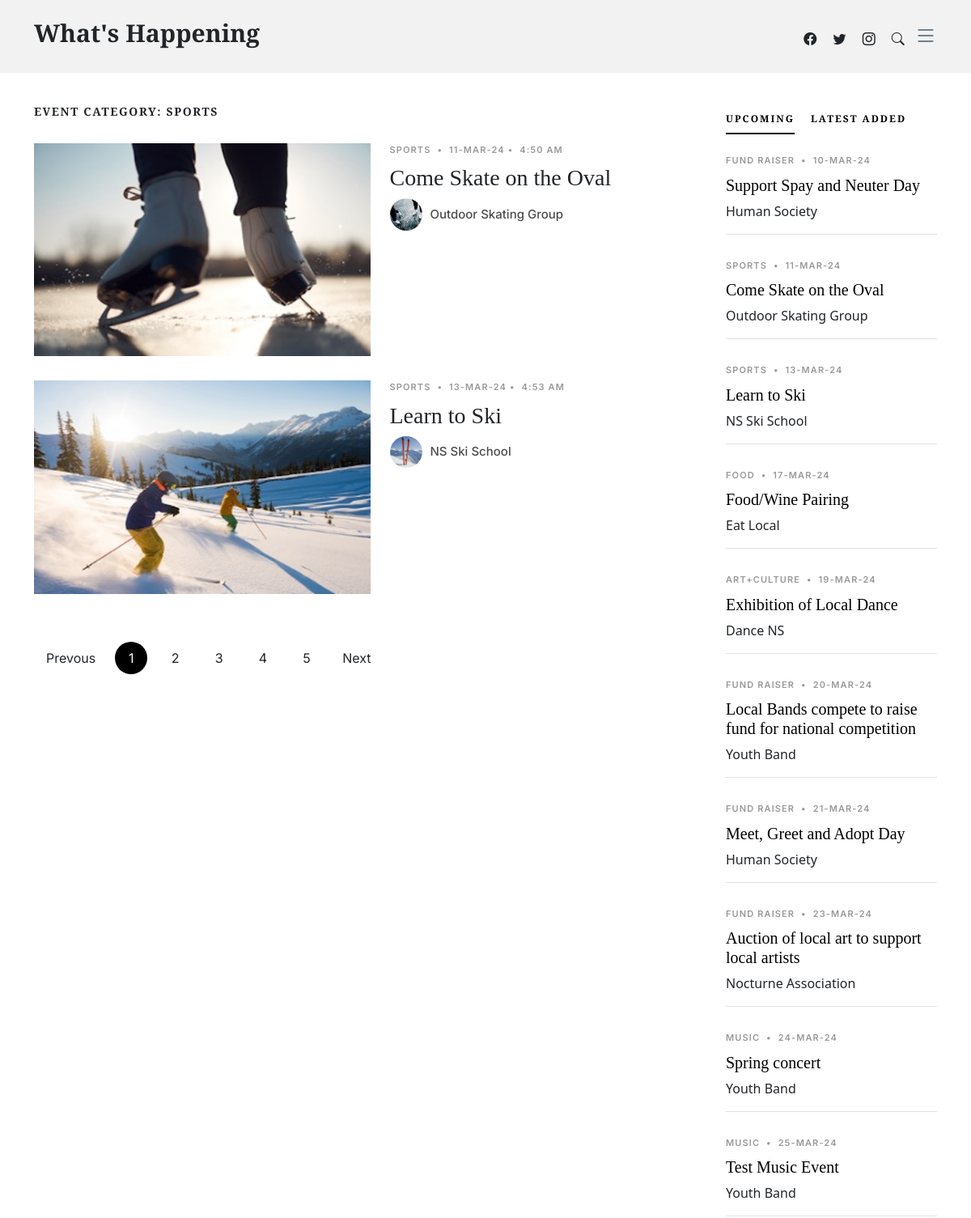
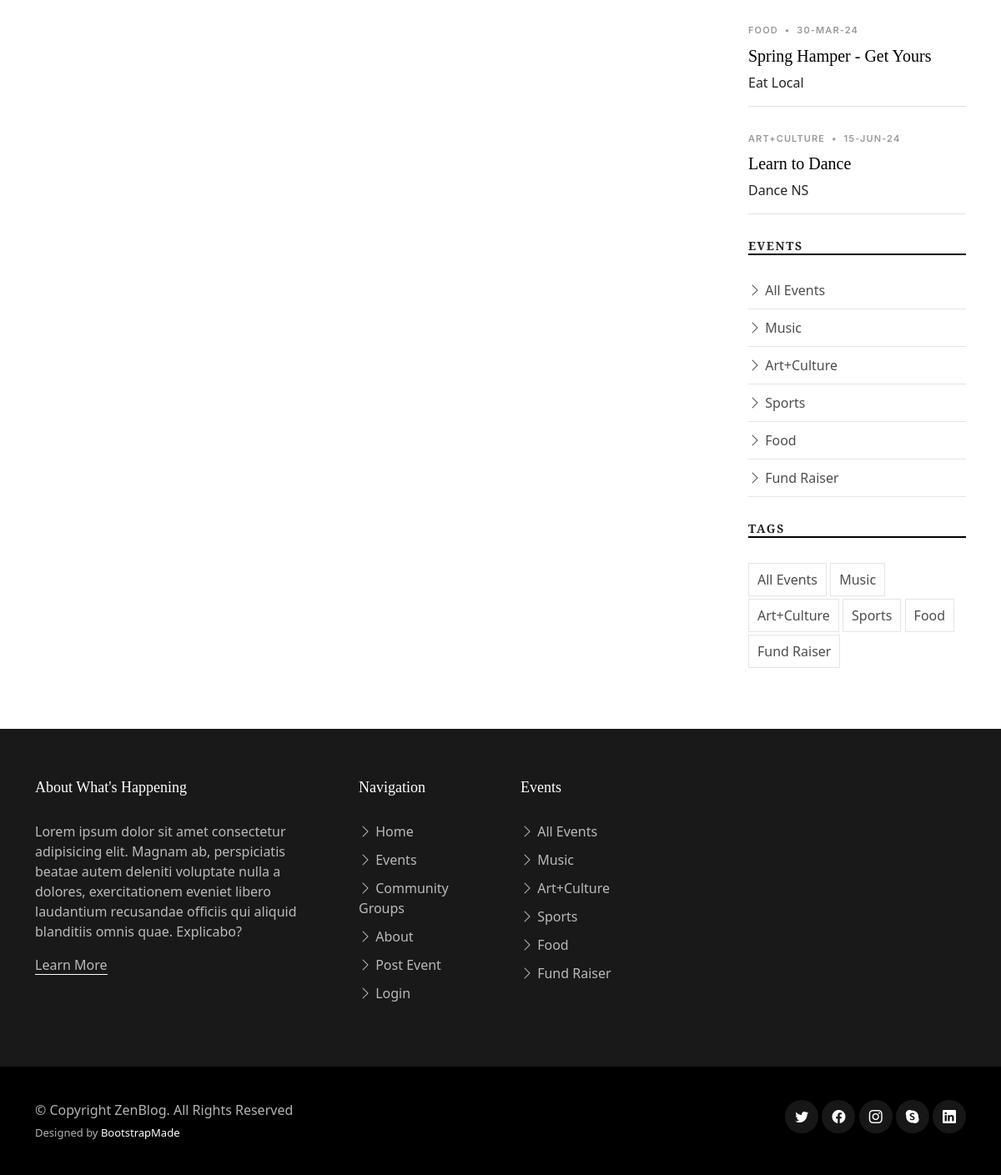
The app's page /events.php?category=Sports with its own data (2 pictures, top to bottom).
### tables this page shows
CREATE TABLE `events` (
  `EventID` int(11) NOT NULL,
  `EventTypeID` int(11) NOT NULL,
  `GroupID` int(11) NOT NULL,
  `EventDate` timestamp NOT NULL DEFAULT CURRENT_TIMESTAMP,
  `SubmitDate` timestamp NOT NULL DEFAULT CURRENT_TIMESTAMP,
  `EventTitle` varchar(100) NOT NULL,
  `EventImage` varchar(50) NOT NULL,
  `EventDesc` text NOT NULL
);

CREATE TABLE `eventtypes` (
  `EventTypeID` int(11) NOT NULL,
  `EventType` varchar(100) NOT NULL
);

CREATE TABLE `groups` (
  `GroupID` int(11) NOT NULL,
  `GroupName` varchar(100) NOT NULL,
  `GroupImage` varchar(50) NOT NULL,
  `GroupType` varchar(100) NOT NULL,
  `GroupDesc` text NOT NULL,
  `ContactName` varchar(255) NOT NULL,
  `ContactEmail` varchar(255) NOT NULL
);

### events.php (the view, shortened to what this page needs)
<!DOCTYPE html>
<html lang="en">
<head>
  <link href="assets/vendor/bootstrap/css/bootstrap.min.css" rel="stylesheet">
  <link href="assets/vendor/bootstrap-icons/bootstrap-icons.css" rel="stylesheet">
  <link href="assets/vendor/swiper/swiper-bundle.min.css" rel="stylesheet">
  <link href="assets/vendor/glightbox/css/glightbox.min.css" rel="stylesheet">
  <link href="assets/vendor/aos/aos.css" rel="stylesheet">
  <link href="assets/css/variables.css" rel="stylesheet">
  <link href="assets/css/main.css" rel="stylesheet">
</head>
<body>
  <header id="header" class="header d-flex align-items-center fixed-top">
    <div class="container-fluid container-xl d-flex align-items-center justify-content-between">
      <a href="index.php" class="logo d-flex align-items-center">
        <h1>What's Happening</h1>
      </a>
      <div class="position-relative">
        <a href="#" class="mx-2"><span class="bi-facebook"></span></a>
        <a href="#" class="mx-2"><span class="bi-twitter"></span></a>
        <a href="#" class="mx-2"><span class="bi-instagram"></span></a>
        <a href="#" class="mx-2 js-search-open"><span class="bi-search"></span></a>
        <i class="bi bi-list mobile-nav-toggle"></i>
      </div>
    </div>
  </header>
  <main id="main">
    <section>
      <div class="container">
        <div class="row">
          <div class="col-md-9" data-aos="fade-up">
            <?php
              if (!isset($_GET['category'])) {
                echo "<h3 class=\"category-title\">Event Category: All</h3>";
              }
              else {
                $category = $_GET['category'];
                if ($category == "Art Culture") {
                  $category = "Art+Culture";
                  echo "<h3 class=\"category-title\">Event Category: Art+Culture</h3>";
                }
                else {
                  echo "<h3 class=\"category-title\">Event Category: $category</h3>";
                }
              }
              require_once 'serverlogin.php';
              $conn = new mysqli($db_hostname, $db_username, $db_password, $db_database);
              mysqli_select_db($conn, $db_database) or die("Cannot select the database".mysqli_connect_error());
              if (isset($category)) {
                $eventQuery = "SELECT EventID, EventTitle, EventImage, EventDate, GroupName, GroupImage, EventType FROM Events, Groups, EventTypes WHERE Events.GroupID = Groups.GroupID AND Events.EventTypeID = EventTypes.EventTypeID AND EventTypes.EventType = '$category' ORDER BY EventDate";
              }
              else {
                $eventQuery = "SELECT EventID, EventTitle, EventImage, EventDate, GroupName, GroupImage, EventType FROM Events, Groups, EventTypes WHERE Events.GroupID = Groups.GroupID AND Events.EventTypeID = EventTypes.EventTypeID ORDER BY EventDate";
              }
              $result = mysqli_query($conn, $eventQuery);
              if ($result->num_rows > 0) {
                while ($row = $result->fetch_assoc()) {
                  $eventID = $row['EventID'];
                  $title = $row['EventTitle'];
                  $eventImg = $row['EventImage'];
                  $group = $row['GroupName'];
                  $groupImg = $row['GroupImage'];
                  $type = $row['EventType'];
                  $eventDate = explode(" ", $row['EventDate']);
                  $date = date_create($eventDate[0]);
                  $time = date_create($eventDate[1]);
                  $formatDate = date_format($date, "d-M-y");
                  $formatTime = date_format($time, "g:i A");
                  $section = <<<HTML
                  <div class="d-md-flex post-entry-2 half">
                    <a href="single-post.php?eventNumber=$eventID" class="me-4 thumbnail">
                      <img src=$eventImg alt="" class="img-fluid">
                    </a>
                    <div>
                      <div class="post-meta"><span class="date">$type</span> <span class="mx-1">&bullet;</span> <span>$formatDate</span><span class="mx-1">&bullet;</span> <span>$formatTime</span></div>
                      <h3><a href="single-post.php?eventNumber=$eventID">$title</a></h3>
                      <div class="d-flex align-items-center author">
                        <div class="photo"><img src=$groupImg alt="" class="img-fluid"></div>
                        <div class="name">
                          <h3 class="m-0 p-0">$group</h3>
                        </div>
                      </div>
                    </div>
                  </div>
                HTML;
                echo $section;
              }
            }
            ?>
            <div class="text-start py-4">
              <div class="custom-pagination">
                <a href="#" class="prev">Prevous</a>
                <a href="#" class="active">1</a>
                <a href="#">2</a>
                <a href="#">3</a>
                <a href="#">4</a>
                <a href="#">5</a>
                <a href="#" class="next">Next</a>
              </div>
            </div>
          </div>
          <div class="col-md-3">
            <div class="aside-block">
              <ul class="nav nav-pills custom-tab-nav mb-4" id="pills-tab" role="tablist">
                <li class="nav-item" role="presentation">
                  <button class="nav-link active" id="pills-popular-tab" data-bs-toggle="pill" data-bs-target="#pills-popular" type="button" role="tab" aria-controls="pills-popular" aria-selected="true">Upcoming</button>
                </li>
                <li class="nav-item" role="presentation">
                  <button class="nav-link" id="pills-latest-tab" data-bs-toggle="pill" data-bs-target="#pills-latest" type="button" role="tab" aria-controls="pills-latest" aria-selected="false">Latest Added</button>
                </li>
              </ul>
              <div class="tab-content" id="pills-tabContent">
                <div class="tab-pane fade show active" id="pills-popular" role="tabpanel" aria-labelledby="pills-popular-tab">
                  <?php
                    $upcomingQuery = "SELECT EventID, EventTitle, GroupName, EventType, EventDate FROM Events, Groups, EventTypes WHERE Events.GroupID = Groups.GroupID AND Events.EventTypeID = EventTypes.EventTypeID ORDER BY EventDate";
                    $upcomingEvents = mysqli_query($conn, $upcomingQuery);
                    if ($upcomingEvents->num_rows > 0) {
                      while ($row = $upcomingEvents->fetch_assoc()) {
                        $eventID = $row['EventID'];
                        $title = $row['EventTitle'];
                        $group = $row['GroupName'];
                        $type = $row['EventType'];
                        $eventDate = explode(" ", $row['EventDate']);
                        $date = date_create($eventDate[0]);
                        $formatDate = date_format($date, "d-M-y");
                        $section = <<<HTML
                          <div class="post-entry-1 border-bottom">
                            <div class="post-meta"><span class="date">$type</span> <span class="mx-1">&bullet;</span> <span>$formatDate</span></div>
                            <h2 class="mb-2"><a href="single-post.php?eventNumber=$eventID">$title</a></h2>
                            <span class="author mb-3 d-block">$group</span>
                          </div>
                        HTML;
                        echo $section;
                      }
                    }
                  ?>
                </div>
              </div>
            </div>
            <div class="aside-block">
              <h3 class="aside-title">Events</h3>
              <ul class="aside-links list-unstyled">
                <li><a href="events.php"><i class="bi bi-chevron-right"></i> All Events</a></li>
                <li><a href="events.php?category=Music"><i class="bi bi-chevron-right"></i> Music</a></li>
                <li><a href="events.php?category=Art+Culture"><i class="bi bi-chevron-right"></i> Art+Culture</a></li>
                <li><a href="events.php?category=Sports"><i class="bi bi-chevron-right"></i> Sports</a></li>
                <li><a href="events.php?category=Food"><i class="bi bi-chevron-right"></i> Food</a></li>
                <li><a href="events.php?category=Fund Raiser"><i class="bi bi-chevron-right"></i> Fund Raiser</a></li>
              </ul>
            </div>
            <div class="aside-block">
              <h3 class="aside-title">Tags</h3>
              <ul class="aside-tags list-unstyled">
                <li><a href="events.php">All Events</a></li>
                <li><a href="events.php?category=Music">Music</a></li>
                <li><a href="events.php?category=Art+Culture">Art+Culture</a></li>
                <li><a href="events.php?category=Sports">Sports</a></li>
                <li><a href="events.php?category=Food">Food</a></li>
                <li><a href="events.php?category=Fund Raiser">Fund Raiser</a></li>
              </ul>
            </div>
          </div>
        </div>
      </div>
    </section>
  </main>
  <footer id="footer" class="footer">
    <div class="footer-content">
      <div class="container">
      <div class="row g-5">
          <div class="col-lg-4">
            <h3 class="footer-heading">About What's Happening</h3>
            <p>Lorem ipsum dolor sit amet consectetur adipisicing elit. Magnam ab, perspiciatis beatae autem deleniti voluptate nulla a dolores, exercitationem eveniet libero laudantium recusandae officiis qui aliquid blanditiis omnis quae. Explicabo?</p>
            <p><a href="about.php" class="footer-link-more">Learn More</a></p>
          </div>
          <div class="col-6 col-lg-2">
            <h3 class="footer-heading">Navigation</h3>
            <ul class="footer-links list-unstyled">
              <li><a href="index.php"><i class="bi bi-chevron-right"></i> Home</a></li>
              <li><a href="events.php"><i class="bi bi-chevron-right"></i> Events</a></li>
              <li><a href="groups.php"><i class="bi bi-chevron-right"></i> Community Groups</a></li>
              <li><a href="about.php"><i class="bi bi-chevron-right"></i> About</a></li>
              <li><a href="post.php"><i class="bi bi-chevron-right"></i> Post Event</a></li>
              <li><a href="login.php"><i class="bi bi-chevron-right"></i> Login</a></li>
            </ul>
          </div>
          <div class="col-6 col-lg-2">
            <h3 class="footer-heading">Events</h3>
            <ul class="footer-links list-unstyled">
              <li><a href="events.php"><i class="bi bi-chevron-right"></i> All Events</a></li>
              <li><a href="events.php?category=Music"><i class="bi bi-chevron-right"></i> Music</a></li>
              <li><a href="events.php?category=Art+Culture"><i class="bi bi-chevron-right"></i> Art+Culture</a></li>
              <li><a href="events.php?category=Sports"><i class="bi bi-chevron-right"></i> Sports</a></li>
              <li><a href="events.php?category=Food"><i class="bi bi-chevron-right"></i> Food</a></li>
              <li><a href="events.php?category=Fund Raiser"><i class="bi bi-chevron-right"></i> Fund Raiser</a></li>
            </ul>
          </div>
        </div>
      </div>
    </div>
    <div class="footer-legal">
      <div class="container">
        <div class="row justify-content-between">
          <div class="col-md-6 text-center text-md-start mb-3 mb-md-0">
            <div class="copyright">
              © Copyright <strong><span>ZenBlog</span></strong>. All Rights Reserved
            </div>
            <div class="credits">
              Designed by <a href="https://bootstrapmade.com/">BootstrapMade</a>
            </div>
          </div>
          <div class="col-md-6">
            <div class="social-links mb-3 mb-lg-0 text-center text-md-end">
              <a href="#" class="twitter"><i class="bi bi-twitter"></i></a>
              <a href="#" class="facebook"><i class="bi bi-facebook"></i></a>
              <a href="#" class="instagram"><i class="bi bi-instagram"></i></a>
              <a href="#" class="google-plus"><i class="bi bi-skype"></i></a>
              <a href="#" class="linkedin"><i class="bi bi-linkedin"></i></a>
            </div>
          </div>
        </div>
      </div>
    </div>
  </footer>
</body>
</html>

### assets/css/variables.css (style rules this page uses)
:root { --font-default: 'EB Garamond', system-ui, -apple-system, "Segoe UI", Roboto, "Helvetica Neue", Arial, "Noto Sans", "Liberation Sans", sans-serif, "Apple Color Emoji", "Segoe UI Emoji", "Segoe UI Symbol", "Noto Color Emoji"; --font-primary: 'EB Garamond', serif; --font-secondary: 'Inter', sans-serif; --color-default: #212529; --color-default-rgb: 33, 37, 41; --color-links: #212529; --color-links-hover: #15171a; --color-primary: #212529; --color-primary-light: #26282c; --color-primary-dark: #0b0c0e; --color-primary-rgb: 33, 37, 41; --color-primary-light-rgb: 38, 40, 44; --color-primary-dark-rgb: 11, 12, 14; --color-secondary: #596d80; --color-secondary-light: #8498aa; --color-secondary-dark: #404f5c; --color-secondary-rgb: 89, 109, 128; --color-secondary-light-rgb: 132, 152, 170; --color-secondary-dark-rgb: 64, 79, 92; --color-blue: #0d6efd; --color-blue-rgb: 13, 110, 253; --color-indigo: #6610f2; --color-indigo-rgb: 102, 16, 242; --color-purple: #6f42c1; --color-purple-rgb: 111, 66, 193; --color-pink: #f3268c; --color-pink-rgb: 243, 38, 140; --color-red: #df1529; --color-red-rgb: 223, 21, 4; --color-orange: #fd7e14; --color-orange-rgb: 253, 126, 20; --color-yellow: #ffc107; --color-yellow-rgb: 255, 193, 7; --color-green: #059652; --color-green-rgb: 5, 150, 82; --color-teal: #20c997; --color-teal-rgb: 32, 201, 151; --color-cyan: #0dcaf0; --color-cyan-rgb: 13, 202, 240; --color-white: #ffffff; --color-white-rgb: 255, 255, 255; --color-gray: #6c757d; --color-gray-rgb: 108, 117, 125; --color-black: #000000; --color-black-rgb: 0, 0, 0; }
:root { --bs-blue: var(--color-blue); --bs-indigo: var(--color-indigo); --bs-purple: var(--color-purple); --bs-pink: var(--color-pink); --bs-red: var(--color-red); --bs-orange: var(--color-orange); --bs-yellow: var(--color-yellow); --bs-green: var(--color-green); --bs-teal: var(--color-teal); --bs-cyan: var(--color-cyan); --bs-white: var(--color-white); --bs-gray: var(--color-gray); --bs-gray-dark: #343a40; --bs-gray-100: #f8f9fa; --bs-gray-200: #e9ecef; --bs-gray-300: #dee2e6; --bs-gray-400: #ced4da; --bs-gray-500: #adb5bd; --bs-gray-600: #6c757d; --bs-gray-700: #495057; --bs-gray-800: #343a40; --bs-gray-900: #212529; --bs-primary: var(--color-blue); --bs-secondary: var(--color-blue); --bs-success: #198754; --bs-info: #0dcaf0; --bs-warning: #ffc107; --bs-danger: #dc3545; --bs-light: #f8f9fa; --bs-dark: #212529; --bs-primary-rgb: var(--color-primary-rgb); --bs-secondary-rgb: var(--color-secondary-rgb); --bs-success-rgb: 25, 135, 84; --bs-info-rgb: 13, 202, 240; --bs-warning-rgb: 255, 193, 7; --bs-danger-rgb: 220, 53, 69; --bs-light-rgb: 248, 249, 250; --bs-dark-rgb: 33, 37, 41; --bs-white-rgb: var(--color-white-rgb); --bs-black-rgb: var(--color-black-rgb); --bs-body-color-rgb: var(--color-default-rgb); --bs-body-bg-rgb: 255, 255, 255; --bs-font-sans-serif: var(--font-default); --bs-font-monospace: SFMono-Regular, Menlo, Monaco, Consolas, "Liberation Mono", "Courier New", monospace; --bs-gradient: linear-gradient(180deg, rgba(255, 255, 255, 0.15), rgba(255, 255, 255, 0)); --bs-body-font-family: var(--font-default); --bs-body-font-size: 1rem; --bs-body-font-weight: 400; --bs-body-line-height: 1.5; --bs-body-color: var(--color-default); --bs-body-bg: #fff; }

### records on screen
events: EventImage (picture), EventTypeID.EventType "SPORTS", EventDate "11-MAR-24", EventDate "4:50 AM", EventTitle "Come Skate on the Oval", GroupID.GroupImage (picture), GroupID.GroupName "Outdoor Skating Group"
events: EventImage (picture), EventTypeID.EventType "SPORTS", EventDate "13-MAR-24", EventDate "4:53 AM", EventTitle "Learn to Ski", GroupID.GroupImage (picture), GroupID.GroupName "NS Ski School"
events: EventTypeID.EventType "FUND RAISER", EventDate "10-MAR-24", EventTitle "Support Spay and Neuter Day", GroupID.GroupName "Human Society"
events: EventTypeID.EventType "FOOD", EventDate "17-MAR-24", EventTitle "Food/Wine Pairing", GroupID.GroupName "Eat Local"
events: EventTypeID.EventType "ART+CULTURE", EventDate "19-MAR-24", EventTitle "Exhibition of Local Dance", GroupID.GroupName "Dance NS"
events: EventTypeID.EventType "FUND RAISER", EventDate "20-MAR-24", EventTitle "Local Bands compete to raise fund for national competition", GroupID.GroupName "Youth Band"
events: EventTypeID.EventType "FUND RAISER", EventDate "21-MAR-24", EventTitle "Meet, Greet and Adopt Day", GroupID.GroupName "Human Society"
events: EventTypeID.EventType "FUND RAISER", EventDate "23-MAR-24", EventTitle "Auction of local art to support local artists", GroupID.GroupName "Nocturne Association"
events: EventTypeID.EventType "MUSIC", EventDate "24-MAR-24", EventTitle "Spring concert", GroupID.GroupName "Youth Band"
events: EventTypeID.EventType "MUSIC", EventDate "25-MAR-24", EventTitle "Test Music Event", GroupID.GroupName "Youth Band"
events: EventTypeID.EventType "FOOD", EventDate "30-MAR-24", EventTitle "Spring Hamper - Get Yours", GroupID.GroupName "Eat Local"
events: EventTypeID.EventType "ART+CULTURE", EventDate "15-JUN-24", EventTitle "Learn to Dance", GroupID.GroupName "Dance NS"

### other values on screen
$category "SPORTS"
